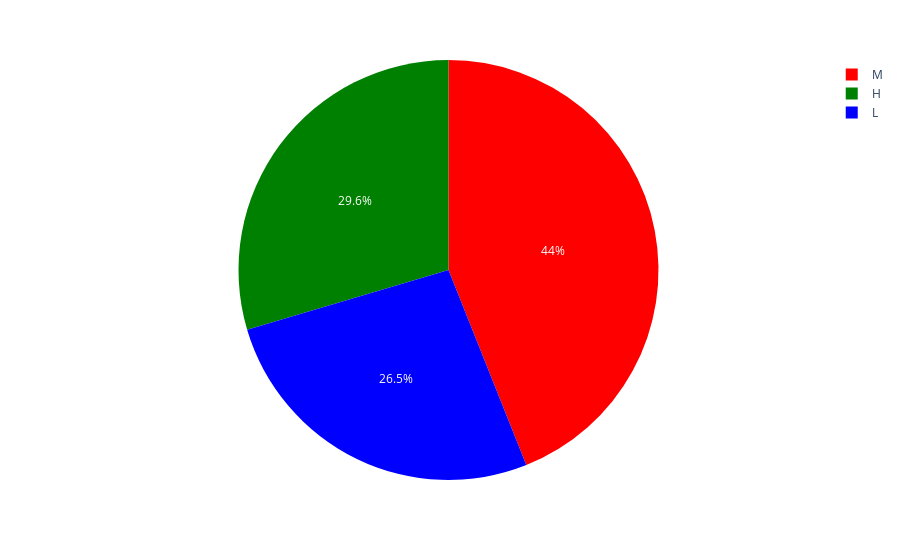

The code cell stored with this chart in its notebook:
### Code cell
import plotly.express as px

fig = px.pie(data,names='Class',color='Class',
             color_discrete_map={'M':'red',
                                 'H':'green',
                                 'L':'blue'})
fig.show()

### Figure 1 — Plotly figure (JSON) as saved in the notebook; plotly's stock layout.template omitted (floating-point values rounded to 4 significant figures; data arrays with more than 128 entries replaced by an {"elided": "..."} marker saying what was removed)
{"data": [{"customdata": {"elided": "480x1 str values"}, "domain": {"x": [0, 1], "y": [0, 1]}, "hovertemplate": "Class=%{customdata[0]}<extra></extra>", "labels": {"elided": "480 str values"}, "legendgroup": "", "marker": {"colors": {"elided": "480 str values"}}, "name": "", "showlegend": true, "type": "pie"}], "layout": {"legend": {"tracegroupgap": 0}, "margin": {"t": 60}}}
